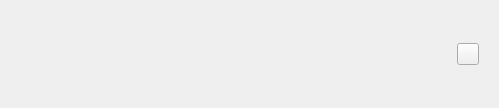
<?xml version="1.0" encoding="UTF-8"?>
<ui version="4.0">
 <class>TitleBar</class>
 <widget class="QWidget" name="TitleBar">
  <property name="geometry">
   <rect>
    <x>0</x>
    <y>0</y>
    <width>499</width>
    <height>108</height>
   </rect>
  </property>
  <property name="windowTitle">
   <string>Form</string>
  </property>
  <property name="windowOpacity">
   <double>1.000000000000000</double>
  </property>
  <property name="autoFillBackground">
   <bool>false</bool>
  </property>
  <property name="styleSheet">
   <string notr="true"/>
  </property>
  <property name="margin-left" stdset="0">
   <number>21</number>
  </property>
  <layout class="QHBoxLayout" name="horizontalLayout">
   <property name="spacing">
    <number>0</number>
   </property>
   <property name="leftMargin">
    <number>20</number>
   </property>
   <property name="topMargin">
    <number>0</number>
   </property>
   <property name="rightMargin">
    <number>20</number>
   </property>
   <property name="bottomMargin">
    <number>0</number>
   </property>
   <item>
    <widget class="QLabel" name="label_title">
     <property name="text">
      <string/>
     </property>
    </widget>
   </item>
   <item>
    <widget class="QPushButton" name="pushButton_closeWindow">
     <property name="minimumSize">
      <size>
       <width>22</width>
       <height>22</height>
      </size>
     </property>
     <property name="maximumSize">
      <size>
       <width>22</width>
       <height>22</height>
      </size>
     </property>
     <property name="text">
      <string/>
     </property>
     <property name="icon">
      <iconset resource="../resources/resources.qrc">
       <normaloff></normaloff></iconset>
     </property>
     <property name="iconSize">
      <size>
       <width>17</width>
       <height>17</height>
      </size>
     </property>
    </widget>
   </item>
  </layout>
 </widget>
 <resources>
  <include location="../resources/resources.qrc"/>
 </resources>
 <connections/>
</ui>
